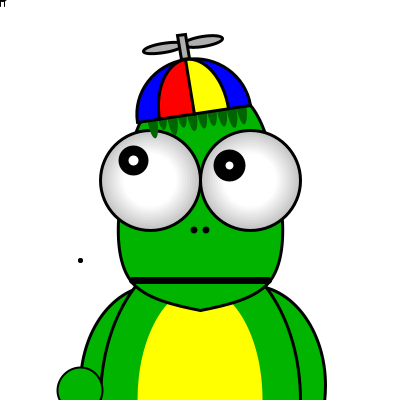
Frame 1 (no input)
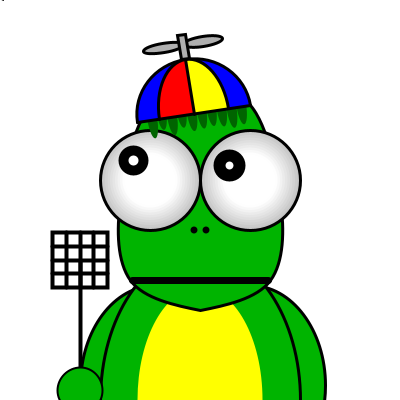
Frame 60 (the mouse pressed at the canvas centre just before this capture)
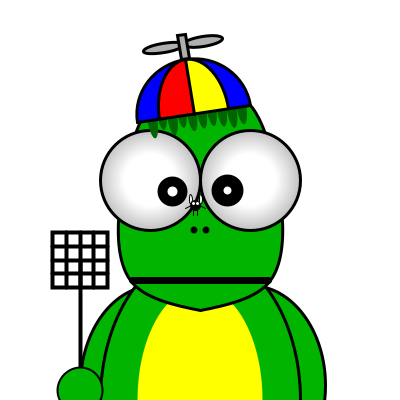
Frame 120 (the mouse held since frame 60 and released just before this capture)

The Processing sketch that drew these frames (run headless with seeded random() and noise(); from frame 60 on, the mouse is pressed at the canvas centre):

// Processing sketch: processing_70398
// ── processing_70398.pde

//Déclaration des variables de position
float x;
float y;
float longCheveux;

float xOeil;
float yOeil;

float xBouche;
float yBouche;

float xChapeau;
float yChapeau;

float xCheveux;

float xMouche;
float yMouche;

float xMoucheDepart;
float yMoucheDepart;

float xSchlack=0;
float ySchlack=0;

float xEcrase=0;
float yEcrase=0;

float xTapette;
float yTapette;

float xBras;
float yBras;

float xCorps;
float yCorps;


//Déclaration des variables diverses
//--------------------------------------
//Minuterie pour l'écrasement de la mouche 
int timeEcrase = 0;

//Compteur de cheveux
int cptCheveux;

//Gestion des états
int etatMouche;
int etat;
int etatTap;
int etatEcrase;
int etatOeil;

//Alpha de l'écrasement de la mouche
int alphaEcrapou=80;

// Gestion de la minuterie pour le clignement d'oeil.
float timeStamp;
float interval;

//Distance entre la mouche et les yeux
float distanceG;
float distanceD;

//Mesure des radians pour l'orientation de la langue
float rads;


float v=0;

// Variables servant au fonctionnement des bobos aux yeux
int ouchOD;
int alphaOeilDroit = 150;
int cptOeilD = 0;

int ouchOG;
int alphaOeilGauche = 150;
int cptOeilG = 0;


//Déclaration de la largeur de la tapette à mouche
float largeurTapette;

//Déclaration du diamètre des yeux
float d = 100;
float step = 5;

//Tableau pour les cheveux
int[] monTableau   = new int[20];


//#############################################################################################################
//#############################################################################################################
//#############################################################################################################

//Configuration de la scène
void setup() 
{
  size(400, 400);
  smooth();

  //Positionner au centre de la scène
  x = width/2;
  y = width/2;

  //Position de la bouche
  xBouche=x;
  yBouche=y+80;

  //Intervalle de clignement d'oeil
  interval=5000;

  //État pour la langue
  etat = 0;


  //Remplissage du tableau avec les longueurs de cheveux
  for (int j = 0; j < monTableau.length; j++ ) 
  {
    monTableau[j] = int(random(-10));
  }
}


//#############################################################################################################
//#############################################################################################################
//#############################################################################################################


void draw() 
{
  //Couleur d'arriere plan
  background(255);

  //Épaisseur du trait
  strokeWeight(3);

  //######################################
  //Dessiner les bras
  //######################################
  //Déclaration de variables de centre pour les bras
  xBras=x-45;
  yBras=y+185;
  fill(0, 180, 0);
  ellipse(xBras, yBras, 150, 200);
  ellipse(xBras+95, yBras, 150, 200);


  //######################################
  //Dessiner le corps
  //######################################
  //Déclaration de variables de centre pour le corps
  xCorps=x;
  yCorps=y+200;

  fill(0, 180, 0);
  stroke(0);
  ellipse(xCorps, yCorps, 200, 300);

  //Dessin du ventre
  noStroke();  //Retrait du contour
  fill(255, 255, 0);
  ellipse(xCorps, yCorps, 125, 225);


  //######################################
  //Dessiner la forme de la tête
  //######################################
  fill(0, 180, 0);
  stroke(0);

  beginShape();
  curveVertex(x-80, y+110);
  curveVertex(x, y+110);
  curveVertex(x+70, y+80);
  curveVertex(x+80, y);
  curveVertex(x+45, y-100);
  curveVertex(x-45, y-100);
  curveVertex(x-80, y);
  curveVertex(x-70, y+80);
  curveVertex(x, y+110);
  curveVertex(x+80, y+110);
  endShape();



  //######################################################################
  //Dessiner les yeux
  //######################################################################
  //Déclaration de variables de centre pour les yeux
  xOeil=x-50;
  yOeil=y-20;
  noStroke();

  //Boucle for pour dessiner les deux yeux
  for (int i=0;i<2;i++) 
  {
    while ( d > 5 ) //Boucle while créant un effet de dégradé pour les yeux 
    {    
      fill (325-d / 200 * 255 ); //Calcul permettant d'avoir la teinte de dégradé voulue
      ellipse( xOeil, yOeil, d, d );
      d = d - step;
    }
    d=100;
    xOeil= xOeil+d;
  }

  //Dessin des pupilles
  //Réinitialiser x et y de l'oeil
  xOeil=x-50;
  yOeil=y-20;
  stroke(0);
  strokeWeight(20);


  //Oeil gauche--------------
  fill(255);

  float radiansG = atan2(yMouche-yOeil, xMouche-xOeil);
  distanceG = dist(xMouche, yMouche, xOeil, yOeil);

  distanceG = constrain(distanceG, 0, 25);  

  float pupilleX = cos(radiansG)* distanceG + xOeil;
  float pupilleY = sin(radiansG)* distanceG + yOeil;

  ellipse(pupilleX, pupilleY, 10, 10);


  //Oeil droit-----------------
  fill(255);

  float radiansD = atan2(yMouche-yOeil, xMouche-(xOeil+d));
  distanceD = dist(xMouche, yMouche, (xOeil+d), yOeil);

  distanceD = constrain(distanceD, 0, 25);  

  float pupilleXD = cos(radiansD)* distanceD + xOeil+d;
  float pupilleYD = sin(radiansD)* distanceD + yOeil;

  ellipse(pupilleXD, pupilleYD, 12, 12);



  //##########################################
  // Bobo oeil droit
  //##########################################
  //Si la langue touche à l'oeil droit, fermer l'oeil pour un moment, le rouvrir et teinté l'oeil de rouge.
  if (ouchOD == 1) 
  {
    cptOeilD++;
    if (cptOeilD<150) 
    {
      fill(180, 100, 180);
      strokeWeight(3);    
      ellipse(xOeil+d, yOeil, d, d);
      arc(xOeil+d, yOeil, d, 20, 0, PI);
    }
    else if (cptOeilD<300)
    {
      fill(255, 0, 0, alphaOeilDroit);
      alphaOeilDroit--;
      strokeWeight(3);    
      ellipse(xOeil+d, yOeil, d, d);
    }
    else 
    {
      cptOeilD=0;
      ouchOD = 0;
      alphaOeilDroit=150;
    }
  }



  //##########################################
  // Bobo oeil gauche
  //##########################################
  //Si la langue touche à l'oeil gauche, fermer l'oeil pour un moment, le rouvrir et teinté l'oeil de rouge.
  if (ouchOG == 1) 
  {
    cptOeilG++;
    if (cptOeilG<150) 
    {
      fill(180, 100, 180);
      strokeWeight(3);    
      ellipse(xOeil, yOeil, d, d);
      arc(xOeil, yOeil, d, 20, 0, PI);
    }
    else if (cptOeilG<300) 
    {
      fill(255, 0, 0, alphaOeilGauche);
      alphaOeilGauche--;
      strokeWeight(3);    
      ellipse(xOeil, yOeil, d, d);
    }
    else 
    {
      cptOeilG=0;
      ouchOG = 0;
      alphaOeilGauche=150;
    }
  }



  //##########################################
  // Paupières
  //##########################################
  noFill();
  strokeWeight(3);
  ellipse(xOeil, yOeil, d, d);
  ellipse(xOeil+d, yOeil, d, d);

  //Gestion pour dessiner les yeux fermés.
  if (etatOeil==1) 
  {
    interval =300;
    fill(0, 180, 0);
    strokeWeight(3);
    ellipse(xOeil, yOeil, d, d);
    ellipse(xOeil+d, yOeil, d, d);
    arc(xOeil, yOeil, d, 20, 0, PI);
    arc(xOeil+d, yOeil, d, 20, 0, PI);
    if ( millis() - timeStamp >= interval ) 
    {
      timeStamp = timeStamp + interval;
      interval =random(3000, 6000);
      etatOeil=0;
    }
  }

  // Timer pour le clignement d'oeil.
  if ( millis() - timeStamp >= interval ) 
  {
    timeStamp = timeStamp + interval;
    etatOeil=1;
  }



  //######################################
  //Dessiner les narines
  //######################################
  //Déclaration de variables de centre pour les narines
  float xNarine=x;
  float yNarine=y+20;
  fill(0);
  noStroke();
  ellipse(xNarine-6, yOeil+50, 7, 7);
  ellipse(xNarine+6, yOeil+50, 7, 7);




  //######################################
  //Dessiner la bouche
  //######################################
  //Déclaration de variables de centre pour la bouche
  stroke(0);
  strokeWeight(7);
  if (etat == 0)
  {
    line(xBouche-68, yBouche, xBouche+68, yBouche);
  }



  //######################################
  //Dessiner le chapeau
  //######################################
  xChapeau=x-6;
  yChapeau=y-86;
  xCheveux = -42;
  cptCheveux = 1;
  strokeWeight(3);

  //Dessin et rotation de tous les éléments constituants le chapeau et les cheveux
  pushMatrix(); 
  translate(xChapeau, yChapeau);
  rotate(TWO_PI-PI/20);

  //Cheveux
  noStroke();
  fill(0, 100, 0);
  //Boucle dessinant les cheveux avec longueur aléatoire
  while (cptCheveux<=10) 
  {
    longCheveux = random(-10);
    ellipse(xCheveux, monTableau[cptCheveux], 10, 40);
    xCheveux+=10;
    cptCheveux++;
  }

  stroke(0);
  //Partie bleue
  fill(0, 0, 255);
  arc(0, 0, 115, 110, PI, TWO_PI);

  //Partie rouge
  fill(255, 0, 0);
  arc(0, 0, 70, 110, PI, PI*1.5);

  //Partie jaune
  fill(255, 255, 0);
  arc(0, 0, 70, 110, PI*1.5, TWO_PI);

  //Lignes pour compléter les contours
  line(-57.5, 0, 57.5, 0);
  line(0, 0, 0, -55);

  //Hélice
  fill(175);
  ellipse(-20, -70, 40, 10);
  ellipse(20, -70, 40, 10);

  //Tige de l'hélice
  rectMode(RADIUS);
  rect(0, -68, 4, 12);

  popMatrix(); 



  //##########################################
  //Tapette à mouche
  //##########################################
  rectMode(CENTER);
  stroke(0);
  strokeWeight(4);
  fill(255); 

  //Variables de position 
  xTapette = x-120;
  yTapette = y+60; 

  //Manche 
  line(xTapette, yTapette, xTapette, yTapette+(largeurTapette*2));

  //Dessin de la tapette
  noFill();
  rect(xTapette, yTapette, largeurTapette, largeurTapette);
  line(xTapette - (largeurTapette/2), yTapette, xTapette + (largeurTapette/2), yTapette);
  line(xTapette - (largeurTapette/2), yTapette-(largeurTapette/4), xTapette + (largeurTapette/2), yTapette-(largeurTapette/4));
  line(xTapette - (largeurTapette/2), yTapette+(largeurTapette/4), xTapette + (largeurTapette/2), yTapette+(largeurTapette/4));

  line(xTapette, yTapette - (largeurTapette/2), xTapette, yTapette + (largeurTapette/2));
  line(xTapette -(largeurTapette/4), yTapette - (largeurTapette/2), xTapette -(largeurTapette/4), yTapette + (largeurTapette/2));
  line(xTapette +(largeurTapette/4), yTapette - (largeurTapette/2), xTapette +(largeurTapette/4), yTapette + (largeurTapette/2));


  //Gestion des différents états de la tapette
  if (etatTap==0) 
  {
    largeurTapette = 55;

    fill(0, 180, 0);
    strokeWeight(2);  
    ellipse(xTapette, yTapette+130, 45, 45);
  }
  else 
  {
    largeurTapette = 95;
    fill(0, 180, 0);
    strokeWeight(4);  
    ellipse(xTapette, yTapette+155, 48, 48);
  }



  //######################################
  //Dessiner et faire bouger la mouche
  //######################################
  //Si la mouche est écrasé
  if (etatEcrase == 1) 
  { 
    if (alphaEcrapou>=0) 
    {
      xMouche = xEcrase;
      timeEcrase++;
      float distEcrap = yMouche-yEcrase;
      noStroke();

      if (timeEcrase>=100) 
      {
        yMouche++;
      }

      if (timeEcrase>=220) 
      {
        alphaEcrapou-=1;
      }

      fill(255, 0, 0, 150); 
      ellipse(xMouche, yMouche, 20, 20);
      ellipse(xMouche+5, yMouche-10, 15, 15); 

      for (float i = 0; i<distEcrap;i++) 
      {
        fill(255, 0, 0, alphaEcrapou); 
        ellipse(xMouche, i+yEcrase, 20, 20);
        ellipse(xMouche+5, i-10+yEcrase, 15, 15);
      }

      fill(255, 255, 255);
      stroke(0);
      strokeWeight(1);

      ellipse(xMouche-3, yMouche-6, 3, 10);
      ellipse(xMouche+3, yMouche-6, 3, 9);

      fill(0, 0, 0);
      strokeWeight(3);
      ellipse(xMouche, yMouche, 8, 8);
      strokeWeight(1);
      line(xMouche-10, yMouche-2, xMouche-16, yMouche+3);
      line(xMouche+10, yMouche, xMouche+16, yMouche+1);
      line(xMouche-4, yMouche, xMouche-2, yMouche+10);
      line(xMouche+2, yMouche+10, xMouche+2, yMouche+20);
      fill(255, 255, 255, alphaEcrapou);
      ellipse(xMouche-2, yMouche-2, 4, 4);
      ellipse(xMouche+2, yMouche-2, 4, 4);

      if (alphaEcrapou<=0) 
      {  
        timeEcrase=0;
        etatEcrase=0;
      }
    }
    xMoucheDepart=random(width);
    yMoucheDepart =-40;
  }
  //Si la mouche se déplace
  else 
  {
    xMoucheDepart = (mouseX - xMoucheDepart) /10 + xMoucheDepart;
    yMoucheDepart = (mouseY - yMoucheDepart ) /10 + yMoucheDepart;

    xMouche = xMoucheDepart + noise(frameCount*0.05) * 30 - 15;
    yMouche = yMoucheDepart  + noise(frameCount*0.06+50) * 30 - 15;

    if (etatMouche<=3) 
    {
      fill(255);
      stroke(0);
      strokeWeight(1);
      ellipse(xMouche, yMouche-6, 3, 10);
      ellipse(xMouche, yMouche-6, 3, 9);
      etatMouche++;
    }
    if (etatMouche > 3) 
    {
      fill(255);
      stroke(0);
      strokeWeight(1);
      ellipse(xMouche+5, yMouche-6, 3, 10);
      ellipse(xMouche-5, yMouche-6, 3, 9);
      etatMouche++;
      if (etatMouche == 7)
      {
        etatMouche =0;
      }
    }
    fill(0);
    strokeWeight(3);
    ellipse(xMouche, yMouche, 8, 8);
    strokeWeight(1);
    line(xMouche, yMouche-2, xMouche-10, yMouche+3);
    line(xMouche, yMouche-2, xMouche+10, yMouche+3);
    line(xMouche-2, yMouche, xMouche-2, yMouche+10);
    line(xMouche+2, yMouche, xMouche+2, yMouche+10);
    fill(255);
    ellipse(xMouche-2, yMouche-2, 4, 4);
    ellipse(xMouche+2, yMouche-2, 4, 4);
  }



  //##########################################
  //Dessiner la langue
  //##########################################
  //Si la langue sort
  if (etat ==1) 
  {   
    float distance = dist(xBouche, yBouche, xSchlack, ySchlack);
    rads = atan2( ySchlack - yBouche, xSchlack - xBouche);
    stroke(0);
    strokeWeight(40);
    line(xBouche-24, yBouche, xBouche+28, yBouche);
    strokeWeight(35);
    stroke(100, 0, 0);
    line( xBouche, yBouche, xBouche + cos(rads) * v, yBouche + sin(rads) * v);

    if (v < distance)
    {
      v+=45;
    }

    if (v>=distance) 
    {
      v=distance;
      etat=2;
    }
  }
  //Si la langue rentre dans la bouche
  else if (etat==2) 
  { 
    float distance = dist(xBouche, yBouche, xSchlack, ySchlack);
    rads = atan2( ySchlack - yBouche, xSchlack - xBouche);
    stroke(0);
    strokeWeight(40);
    line(xBouche-24, yBouche, xBouche+28, yBouche);
    strokeWeight(35);
    stroke(100, 0, 0);
    line( xBouche, yBouche, xBouche + cos(rads) * v, yBouche + sin(rads) * v);

    if (v > 0)
    {
      v-=45;
    }
    if (v<=0) 
    {
      etat=0;
      v=0;
    }
  }
}


//#############################################################################################################
//#############################################################################################################
//#############################################################################################################
//Fonction apellée au moment unique où le bouton gauche de la souris est appuyé.
void mousePressed() 
{
  //Si la mouche est écrasée
  if (etatEcrase==0) 
  {
    //Si on clique sur la tapette (écrase la mouche)
    if ( mouseX > xTapette-largeurTapette/2 && mouseX < xTapette+largeurTapette/2 && mouseY > yTapette-largeurTapette/2 && mouseY < yTapette+largeurTapette/2 ) 
    {
      if ( etatTap == 0 ) 
      {
        etatTap = 1;
        etatEcrase = 1;
        xEcrase = xMouche;
        yEcrase = yMouche;
        alphaEcrapou=80;
      }
    }
    //Si on clique sur l'oeil droit (bobo dans l'oeil droit)
    else if (dist(xMouche, yMouche, (xOeil+d), yOeil)<d/2) 
    {
      etat=1;
      xSchlack = xMouche;
      ySchlack = yMouche;
      ouchOD = 1;
    }
    //Si on clique sur l'oeil gauche (bobo dans l'oeil gauche)
    else if (dist(xMouche, yMouche, (xOeil), yOeil)<d/2) 
    {
      etat=1;
      xSchlack = xMouche;
      ySchlack = yMouche;
      ouchOG = 1;
    }
    //Si on clique n'importe où d'autre (langue essaie d'attraper la mouche mais échoue)
    else 
    {
      etat=1;
      xSchlack = xMouche;
      ySchlack = yMouche;
    }
  }
}

//#############################################################################################################
//#############################################################################################################
//#############################################################################################################
//Fonction apellée au moment où le bouton gauche de la souris est relâché
void mouseReleased() 
{
  etatTap = 0;
}
